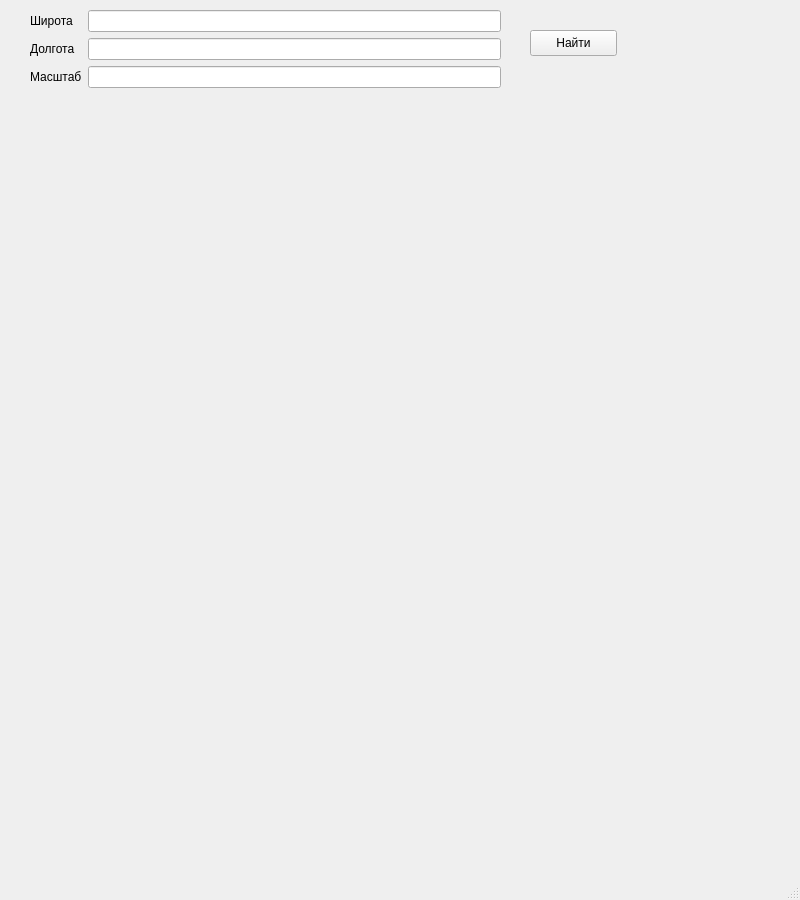
<?xml version="1.0" encoding="UTF-8"?>
<ui version="4.0">
 <class>MainWindow</class>
 <widget class="QMainWindow" name="MainWindow">
  <property name="geometry">
   <rect>
    <x>0</x>
    <y>0</y>
    <width>800</width>
    <height>900</height>
   </rect>
  </property>
  <property name="windowTitle">
   <string>Карты</string>
  </property>
  <widget class="QWidget" name="centralwidget">
   <widget class="QLabel" name="label">
    <property name="geometry">
     <rect>
      <x>30</x>
      <y>120</y>
      <width>700</width>
      <height>700</height>
     </rect>
    </property>
    <property name="text">
     <string/>
    </property>
   </widget>
   <widget class="QWidget" name="formLayoutWidget">
    <property name="geometry">
     <rect>
      <x>30</x>
      <y>10</y>
      <width>471</width>
      <height>82</height>
     </rect>
    </property>
    <layout class="QFormLayout" name="formLayout">
     <item row="2" column="0">
      <widget class="QLabel" name="label_3">
       <property name="text">
        <string>Масштаб</string>
       </property>
      </widget>
     </item>
     <item row="2" column="1">
      <widget class="QLineEdit" name="scale_input"/>
     </item>
     <item row="0" column="0">
      <widget class="QLabel" name="label_2">
       <property name="text">
        <string>Широта</string>
       </property>
      </widget>
     </item>
     <item row="1" column="0">
      <widget class="QLabel" name="label_4">
       <property name="text">
        <string>Долгота</string>
       </property>
      </widget>
     </item>
     <item row="0" column="1">
      <widget class="QLineEdit" name="latitude_input"/>
     </item>
     <item row="1" column="1">
      <widget class="QLineEdit" name="longitude_input"/>
     </item>
    </layout>
   </widget>
   <widget class="QPushButton" name="search_button">
    <property name="geometry">
     <rect>
      <x>530</x>
      <y>30</y>
      <width>87</width>
      <height>26</height>
     </rect>
    </property>
    <property name="text">
     <string>Найти</string>
    </property>
   </widget>
  </widget>
  <widget class="QMenuBar" name="menubar">
   <property name="geometry">
    <rect>
     <x>0</x>
     <y>0</y>
     <width>800</width>
     <height>30</height>
    </rect>
   </property>
  </widget>
  <widget class="QStatusBar" name="statusbar"/>
 </widget>
 <resources/>
 <connections/>
</ui>
